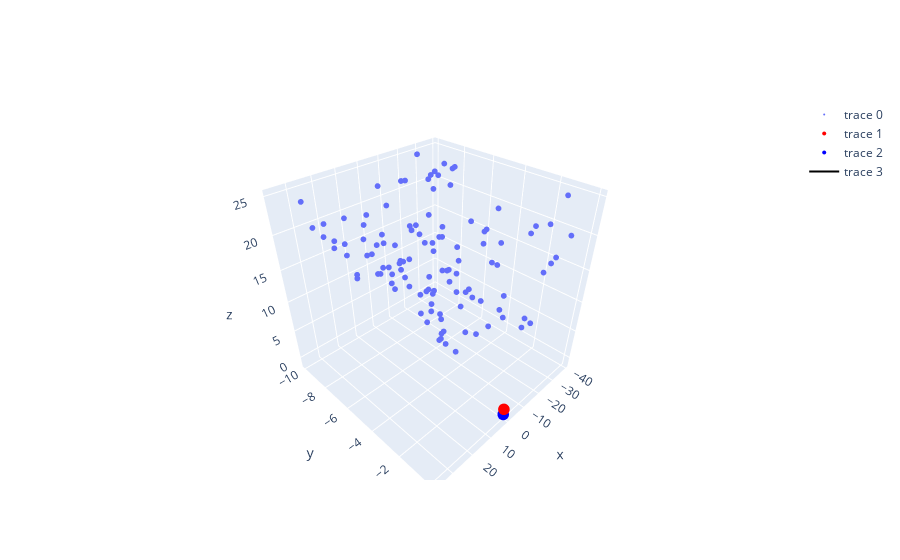

The notebook cell saved with this chart:
### Code cell
pose_0 = vo.get_trajectory()['poses'][0]
pose_1 = vo.get_trajectory()['poses'][1]

world_points = vo.get_map()['points']
print('Number of world points: ', len(world_points))

x_coords = [point[0] for point in world_points]
y_coords = [point[1] for point in world_points]
z_coords = [point[2] for point in world_points]

fig = go.Figure()
fig.add_trace(go.Scatter3d(x=x_coords, y=y_coords, z=z_coords, mode='markers', marker=dict(size=2)))

fig.add_trace(go.Scatter3d(x=[pose_0[0, 3]], y=[pose_0[1, 3]], z=[pose_0[2, 3]], mode='markers', marker=dict(size=4, color='red')))
fig.add_trace(go.Scatter3d(x=[pose_1[0, 3]], y=[pose_1[1, 3]], z=[pose_1[2, 3]], mode='markers', marker=dict(size=4, color='blue')))
fig.add_trace(go.Scatter3d(x=[pose_0[0, 3], pose_1[0, 3]], y=[pose_0[1, 3], pose_1[1, 3]], z=[pose_0[2, 3], pose_1[2, 3],], mode='lines', line=dict(color='black', width=2)))

fig.show()
